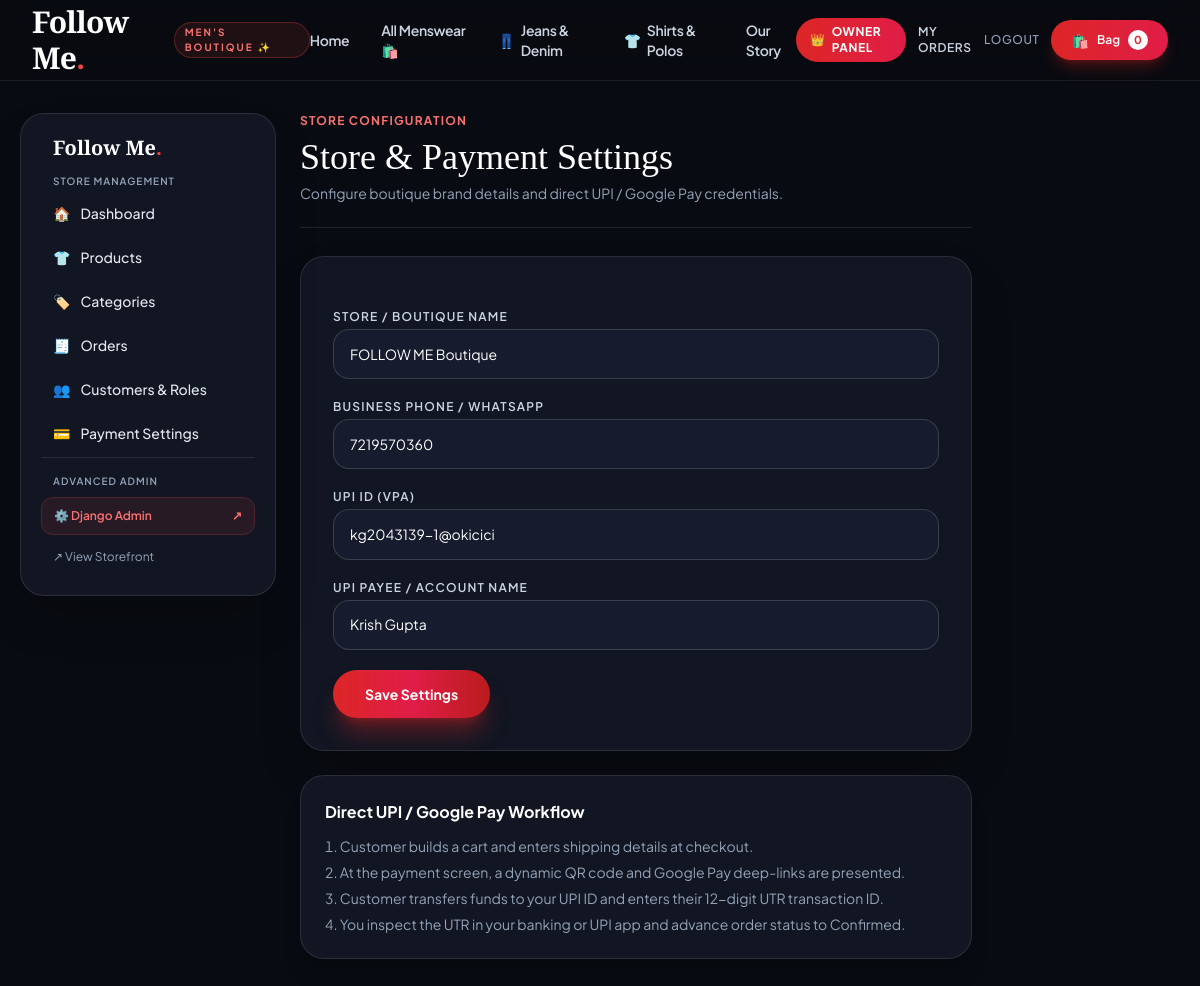
The page /owner/settings/ (signed in) on the database its author committed.
### shop/models.py (models this page shows, shortened)
class ShopSettings(models.Model):
    shop_name = models.CharField(max_length=120, default="FOLLOW ME Boutique")
    phone = models.CharField(max_length=20, blank=True)
    upi_id = models.CharField(max_length=120, blank=True)
    upi_name = models.CharField(max_length=120, default="FOLLOW ME Boutique")

### shop/views.py (the view)
    def _wrapped_view(request, *args, **kwargs):
        if not is_owner_or_staff(request.user):
            messages.error(request, "Access restricted. Only store administrators can access this page.")
            return redirect("home")
        return view_func(request, *args, **kwargs)

### shop/context_processors.py (called while the page is built)
def cart_count(request):
    cart = request.session.get("cart", {})
    return {"cart_count": sum(item.get("quantity", 0) for item in cart.values())}

def shop_settings(request):
    return {"shop_settings": ShopSettings.objects.first()}

def is_owner_check(request):
    if not request.user.is_authenticated:
        return {"is_owner": False}
    if request.user.is_staff or request.user.is_superuser:
        return {"is_owner": True}
    profile = Profile.objects.filter(user=request.user).first()
    return {"is_owner": profile is not None and profile.role == "owner"}

### shop/views.py (called while the page is built, shortened)
def is_owner_or_staff(user):
    if not user.is_authenticated:
        return False
    if user.is_staff or user.is_superuser:
        return True
    profile = Profile.objects.filter(user=user).first()
    return profile is not None and profile.role == "owner"

def owner_required(view_func):
    def _wrapped_view(request, *args, **kwargs):
        if not is_owner_or_staff(request.user):
            messages.error(request, "Access restricted. Only store administrators can access this page.")
            return redirect("home")
        return view_func(request, *args, **kwargs)
    return login_required(_wrapped_view)

@owner_required
def owner_settings(request):
    settings_obj = ShopSettings.objects.first() or ShopSettings.objects.create()
    return render(request, "owner/settings.html", {"settings_obj": settings_obj})

### templates/owner/settings.html (shortened to what this page needs)
{% extends "owner/base.html" %}
{% block owner_content %}
<div class="max-w-2xl">
  <div class="border-b border-white/10 pb-6 mb-7">
    <p class="uppercase tracking-widest text-xs text-red-400 font-bold">Store Configuration</p>
    <h1 class="display text-4xl mt-2 text-white">Store & Payment Settings</h1>
    <p class="text-slate-400 mt-1.5 text-sm">Configure boutique brand details and direct UPI / Google Pay credentials.</p>
  </div>
  <form method="post" class="bg-[#111622] border border-white/10 rounded-3xl p-6 sm:p-8 space-y-5 shadow-2xl">
    <div>
      <label class="block text-xs uppercase tracking-widest text-slate-300 font-semibold mb-1">Store / Boutique Name</label>
      <input name="shop_name" value="{{ settings_obj.shop_name }}" placeholder="e.g. Follow Me Boutique">
    </div>
    <div>
      <label class="block text-xs uppercase tracking-widest text-slate-300 font-semibold mb-1">Business Phone / WhatsApp</label>
      <input name="phone" value="{{ settings_obj.phone }}" placeholder="+91 98765 43210">
    </div>
    <div>
      <label class="block text-xs uppercase tracking-widest text-slate-300 font-semibold mb-1">UPI ID (VPA)</label>
      <input name="upi_id" value="{{ settings_obj.upi_id }}" placeholder="e.g. yourbusiness@okhdfcbank">
    </div>
    <div>
      <label class="block text-xs uppercase tracking-widest text-slate-300 font-semibold mb-1">UPI Payee / Account Name</label>
      <input name="upi_name" value="{{ settings_obj.upi_name }}" placeholder="e.g. Follow Me Boutique">
    </div>
    <button type="submit" class="bg-gradient-to-r from-red-600 via-rose-600 to-red-700 hover:from-red-500 hover:to-rose-500 text-white rounded-full px-8 py-3.5 text-sm font-bold shadow-xl shadow-red-600/35 transition transform hover:-translate-y-0.5 mt-2">
      Save Settings
    </button>
  </form>
  <div class="bg-[#111622] rounded-3xl p-6 mt-6 text-sm leading-relaxed border border-white/10 text-slate-300 shadow-xl">
    <b class="text-white text-base">Direct UPI / Google Pay Workflow</b>
    <ol class="list-decimal list-inside space-y-1.5 text-slate-400 mt-3 text-xs sm:text-sm">
      <li>Customer builds a cart and enters shipping details at checkout.</li>
      <li>At the payment screen, a dynamic QR code and Google Pay deep-links are presented.</li>
      <li>Customer transfers funds to your UPI ID and enters their 12-digit UTR transaction ID.</li>
      <li>You inspect the UTR in your banking or UPI app and advance order status to Confirmed.</li>
    </ol>
  </div>
</div>
{% endblock %}

### templates/base.html (style rules this page uses)
body { font-family: 'Plus Jakarta Sans', sans-serif; background-color: #080b11; color: #f1f5f9; }
.display { font-family: 'Playfair Display', serif; }

### templates/owner/settings.html (style rules this page uses)
input { width: 100%; border: 1px solid rgba(255, 255, 255, 0.15); background-color: #161c2d; color: #ffffff; border-radius: 1rem; padding: 0.85rem 1rem; font-size: 0.875rem; outline: none; transition: all 0.15s ease; }

### rows shown on the page
ShopSettings: shop_name "FOLLOW ME Boutique", phone "7219570360", upi_id "kg2043139-1@okicici", upi_name "Krish Gupta"

### other values the page prints
{{ cart_count }} "0"
